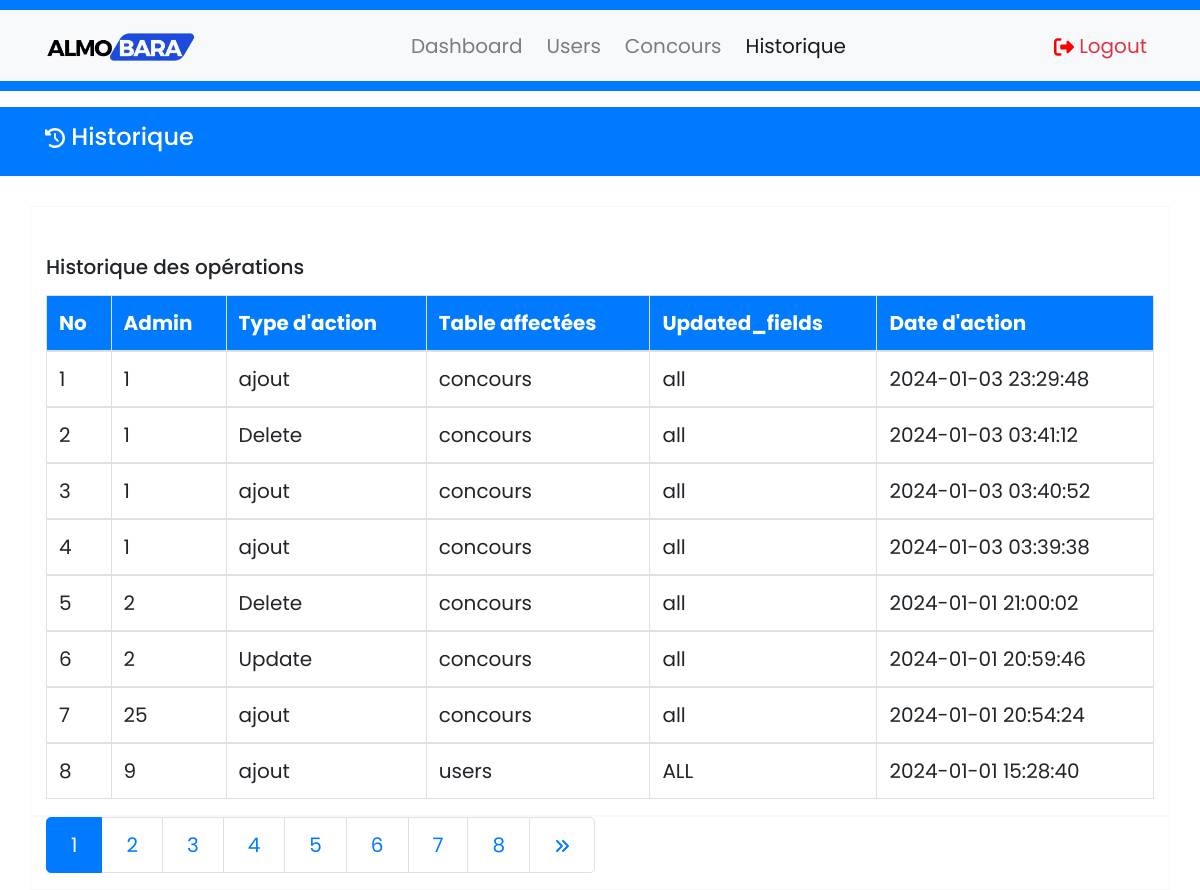
/AdminSide/Historique.php?Page=1 (signed in), run on the app's committed database.
### tables this page shows
CREATE TABLE `historique` (
  `id_action` int(11) NOT NULL,
  `id_user` int(11) NOT NULL,
  `action_type` varchar(255) NOT NULL,
  `affected_table` varchar(100) NOT NULL,
  `updated_fields` varchar(100) NOT NULL,
  `created_at` datetime NOT NULL
);

### AdminSide/Historique.php (the view, shortened to what this page needs)
<?php
require_once('Includes/Functions.php');
?>
<!DOCTYPE html>
<html lang="en">
<head>
    <link rel="stylesheet" href="https://cdn.jsdelivr.net/npm/bootstrap@4.2.1/dist/css/bootstrap.min.css"
 />
    <link rel="stylesheet" href="css/style1.css" />
</head>
<body style="font-family: 'Times New Roman', Times, serif !important;
   font-size: 20px;">
    <div class="bg-primary" style="height: 10px;"></div>
    <nav class="navbar navbar-expand-lg navbar-light bg-light">
        <div class="container">
            <a href="#" style="font-size: 30px;" class="navbar-brand">
                <img src="images/logo.png" width="150px" alt="logo">
            </a>
            <div class="collapse navbar-collapse justify-content-between" id="navbarcollapseCNC">
                <ul class="navbar-nav">
                    <li class="nav-item m-1">
                        <a href="index.php" class="nav-link">Dashboard</a>
                    </li>
                    <li class="nav-item m-1">
                        <a href="Users.php" class="nav-link">Users</a>
                    </li>
                    <li class="nav-item m-1">
                        <a href="concours.php" class="nav-link">Concours</a>
                    </li>
                    <li class="nav-item active m-1">
                        <a href="historique.php" class="nav-link">Historique</a>
                    </li>
                </ul>
                <ul class="navbar-nav">
                    <li>
                        <a href="Logout.php" class="nav-link text-danger">
                            Logout
                        </a>
                    </li>
                </ul>
            </div>
        </div>
    </nav>
    <div class="bg-primary" style="height: 10px;"></div>
    <header class="bg-primary text-white py-3 mt-3">
        <div class="container">
            <div class="row">
                <div class="col-md-12 d-flex justify-content-between">
                    <h4 style="display: inline-block;">
                    Historique
                    </h4>
                </div>
            </div>
        </div>
    </header>
    <br>
    <section class="container py-0 mb-0  border border-light">
        <div class="row">
            <div class="col-lg-12" style="min-height : 400px;">
                <h2 class="mt-5 mb-3">Historique des opérations</h2>
                <table class="table table-bordered table-hover">
                    <thead class="bg-primary text-white">
                        <tr>
                            <th>No</th>
                            <th>Admin</th>
                            <th>Type d'action</th>
                            <th>Table affectées</th>
                            <th>Updated_fields</th>
                            <th>Date d'action</th>
                        </tr>
                    </thead>
                    <?php
                    global $bd;
                    if (isset($_GET['Page'])) {
                        $Page = isset($_GET['Page']) && is_numeric($_GET['Page']) ? (int) $_GET['Page'] : 1;
                        $ShowHistoriqueFrom = ($Page - 1) * 4;
                        $ShowHistoriqueFrom = max(0, $ShowHistoriqueFrom);
                        $sql = "SELECT * FROM historique ORDER BY id_action DESC LIMIT $ShowHistoriqueFrom, 8;";
                        $stmt = $bd->query($sql);
                        $SrNo = $ShowHistoriqueFrom;
                    } else {
                        $sql = "SELECT * FROM historique ORDER BY id_action DESC LIMIT 0, 4;";
                        $stmt = $bd->query($sql);
                        $SrNo = 0;
                    }
                    while ($DataRows = $stmt->fetch()) {
                        $UserID = $DataRows['id_user'];
                        $Actiontype = $DataRows['action_type'];
                        $AffectedTable = $DataRows['affected_table'];
                        $UserUsername = $DataRows['updated_fields'];
                        $CreatedAt = $DataRows['created_at'];
                        $SrNo++;
                        ?>
                        <tbody>
                            <tr>
                                <td>
                                    <?php echo htmlentities($SrNo); ?>
                                </td>
                                <td>
                                    <?php echo htmlentities($UserID); ?>
                                </td>
                                <td>
                                    <?php echo htmlentities($Actiontype); ?>
                                </td>
                                <td>
                                    <?php echo htmlentities($AffectedTable); ?>
                                </td>
                                <td>
                                    <?php echo htmlentities($UserUsername); ?>
                                </td>
                                <td>
                                    <?php echo htmlentities($CreatedAt); ?>
                                </td>
                            </tr>
                        </tbody>
                    <?php } ?>
                </table>
            </div>
        </div>
    </section>
    <section class="container py-0 mb-0 border border-light">
        <nav>
            <ul class="pagination pagination-lg">
                <?php
                global $bd;
                $sql = "SELECT Count(*) AS Count FROM Historique;";
                $stmt = $bd->query($sql);
                $RowPagination = $stmt->fetch();
                $TotalUsers = array_shift($RowPagination);
                $PostPagination = ceil($TotalUsers / 4);
                for ($i = 1; $i <= $PostPagination; $i++) {
                    ?>
                    <li class="page-item <?php echo isset($_GET['Page']) && $_GET['Page'] == $i ? 'active' : ''; ?>">
                        <a href="Historique.php?Page=<?php echo $i; ?>" class="page-link">
                            <?php echo $i; ?>
                        </a>
                    </li>
                    <?php
                }
                ?>
                <?php
                if (isset($_GET['Page']) && $_GET['Page'] < $PostPagination) {
                    ?>
                    <li class="page-item">
                        <a href="Historique.php?Page=<?php echo $_GET['Page'] + 1; ?>" class="page-link"></a>
                    </li>
                    <?php
                }
                ?>
            </ul>
        </nav>
    </section>

### AdminSide/Historique.php (style rules this page uses)
*, *::before, *::after { box-sizing: border-box; font-family: "Poppins"; }
h1, h2, h3, p { font-size: inherit; }

### data on the page
historique: id_user "1", action_type "ajout", affected_table "concours", updated_fields "all", created_at "2024-01-03 23:29:48"
historique: id_user "1", action_type "Delete", affected_table "concours", updated_fields "all", created_at "2024-01-03 03:41:12"
historique: id_user "1", action_type "ajout", affected_table "concours", updated_fields "all", created_at "2024-01-03 03:40:52"
historique: id_user "1", action_type "ajout", affected_table "concours", updated_fields "all", created_at "2024-01-03 03:39:38"
historique: id_user "2", action_type "Delete", affected_table "concours", updated_fields "all", created_at "2024-01-01 21:00:02"
historique: id_user "2", action_type "Update", affected_table "concours", updated_fields "all", created_at "2024-01-01 20:59:46"
historique: id_user "25", action_type "ajout", affected_table "concours", updated_fields "all", created_at "2024-01-01 20:54:24"
historique: id_user "9", action_type "ajout", affected_table "users", updated_fields "ALL", created_at "2024-01-01 15:28:40"
